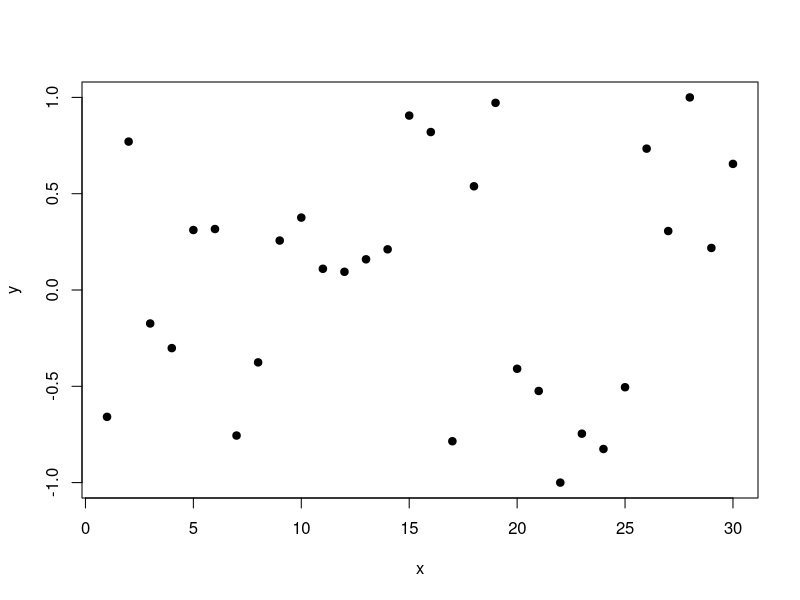
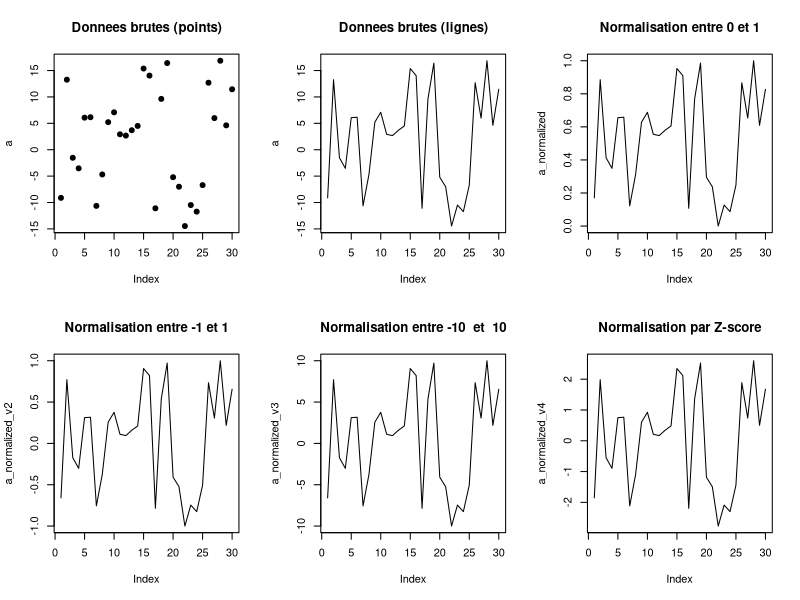
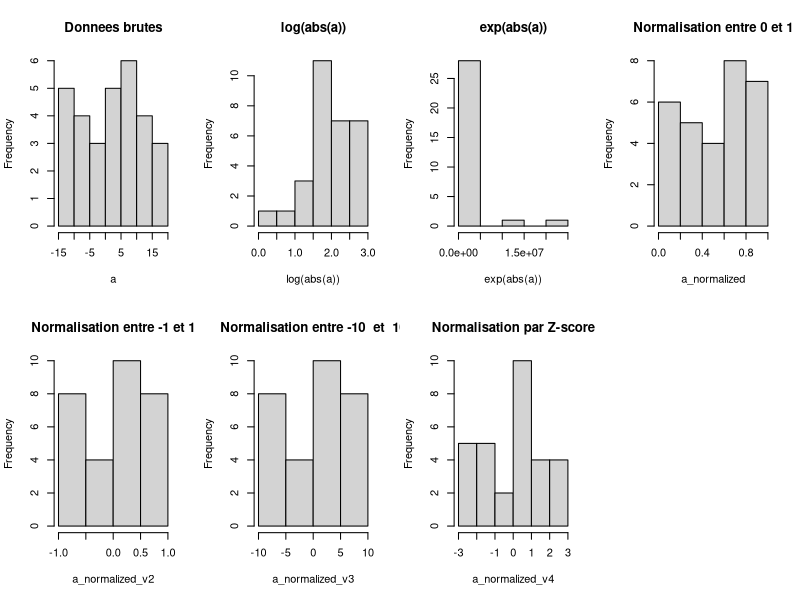
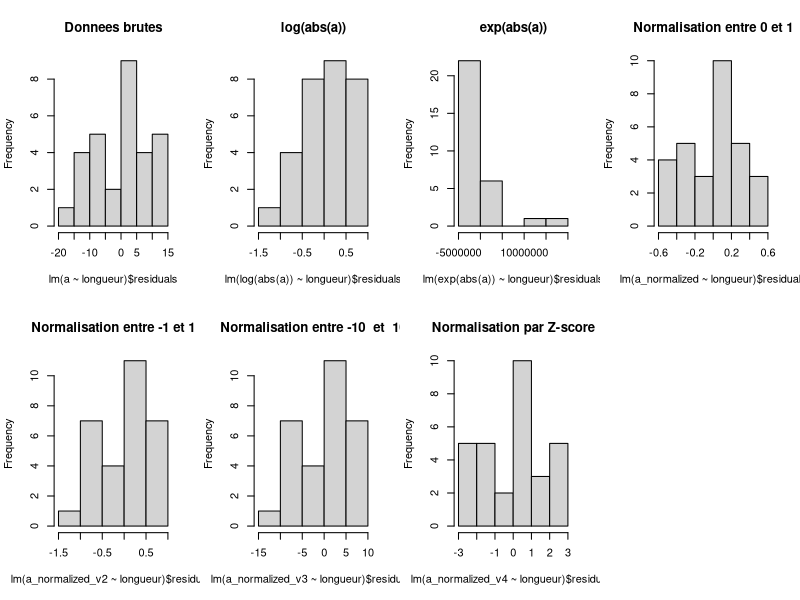
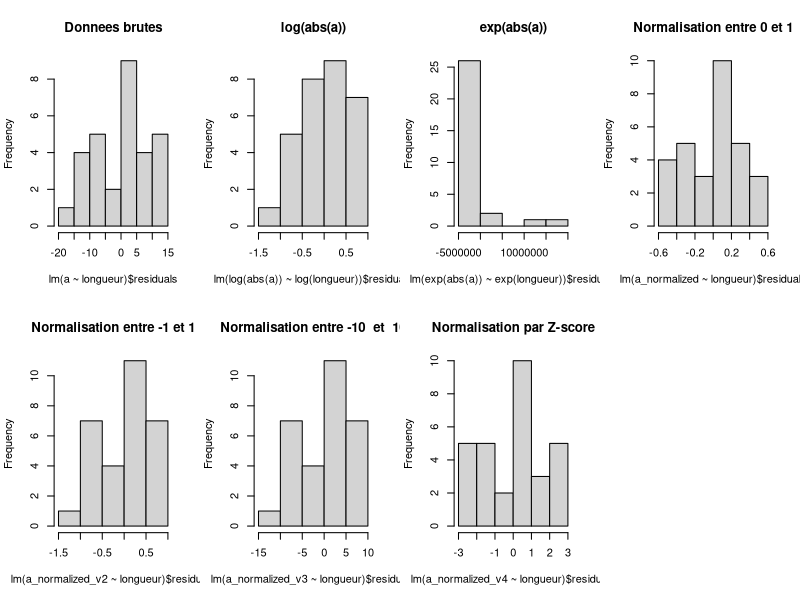

Write the R code that produced these figures, in order.
# By Ludovic G.

###=========================================###
### Techniques de normaliastion de donnees  ###
###=========================================###

#--------------------------------------------------------------
# 1. Simulation de donnees
#--------------------------------------------------------------
set.seed(3)
a = round(runif(30,min = -15, max = 20),4)

# Min & max
min_a = min(a)
max_a = max(a)

print(a)
print(min_a)
print(max_a)

#--------------------------------------------------------------
# 2.1 Normalisation entre 0 et +1
#--------------------------------------------------------------
a_normalized = NA

for(position in 1 : length(a)) {
	
	a_normalized[position] = (a[position] - min_a) / (max_a - min_a)
	
}

#--------------------------------------------------------------
# 2.2 Normalisation entre -1 et +1
#--------------------------------------------------------------
a_normalized_v2 = NA

for(position in 1 : length(a)) {
	
	a_normalized_v2[position] = ( (2*(a[position] - min_a)) / (max_a - min(a))) - 1
	
}

which(a_normalized_v2 == - 1)
which(a_normalized_v2 == 1)
plot(a_normalized_v2, pch = 19,ylab = "y", xlab = "x")

#--------------------------------------------------------------
# 2.3 Noramlisation entre deux bornes que je defini
#--------------------------------------------------------------
borne_inf = -10
borne_sup = +10

min_vecteur = min(a)
max_vecteur = max(a)

fun_normalize = function(input, min_vecteur, borne_inf, max_vecteur, borne_sup) {
	
	if(max_vecteur == min_vecteur) {
		return(borne_inf)
	}
	
	a = (borne_sup - borne_inf) / (max_vecteur - min_vecteur)
	b = borne_inf - a * min_vecteur
	
	valeur_finale = (a * input + b)
	
	return(valeur_finale)
	
}

a_normalized_v3 = NA

for(position in 1 : length(a)) {
	a_normalized_v3[position] = fun_normalize(a[position], min_vecteur, borne_inf, max_vecteur,borne_sup)
}

#--------------------------------------------------------------
# 2.4 Normalisation par Z-score
#--------------------------------------------------------------
# Note : la je fais par rapport a une population de reference
# Mais on peut le faire sur le vecteur etudie directement... Ici, je regarde
# a quel point chacune de mes mesures s'eloigne de ce qui est observe dans la
# population de reference.
# Si je fais un z-score sur un seul vecteur alors c'est juste une maniere de 
# normaliser les donnees.

set.seed(10)
population_reference = round(runif(30,min = -10, max = 15),4)

moyenne_ref = mean(population_reference, na.rm = T)
stdDev_ref = sd(population_reference)

a_normalized_v4 = NA

for(position in 1 : length(a)) {
	a_normalized_v4[position] = (a[position] - moyenne_ref) / (stdDev_ref)
}

#--------------------------------------------------------------
# 3. Resume
#--------------------------------------------------------------
print(a)
print(a_normalized_v2)
print(a_normalized_v3)
print(a_normalized_v4)

# Exploration 1
par(mfrow = c(2,3))
plot(a, pch = 19, main = "Donnees brutes (points)")
plot(a, type = "l", main = "Donnees brutes (lignes)")
plot(a_normalized, pch = 19, type = "l", main = "Normalisation entre 0 et 1")
plot(a_normalized_v2, pch = 19, type = "l", main = "Normalisation entre -1 et 1")
plot(a_normalized_v3, pch = 19, type = "l", main = paste("Normalisation entre", borne_inf," et ", borne_sup))
plot(a_normalized_v4, pch = 19, type = "l", main = "Normalisation par Z-score")

# Exploration 2
par(mfrow = c(2,4))
hist(a, main = "Donnees brutes", col = "lightgray")
hist(log(abs(a)), main = "log(abs(a))", col = "lightgray")
hist(exp(abs(a)), main = "exp(abs(a))", col = "lightgray")
hist(a_normalized, main = "Normalisation entre 0 et 1", col = "lightgray")
hist(a_normalized_v2, main = "Normalisation entre -1 et 1", col = "lightgray")
hist(a_normalized_v3, main = paste("Normalisation entre", borne_inf," et ", borne_sup), col = "lightgray")
hist(a_normalized_v4, main = "Normalisation par Z-score", col = "lightgray")

# Exploration 3
longueur = 1:length(a)
par(mfrow = c(2,4))
hist(lm(a ~ longueur)$residuals, main = "Donnees brutes", col = "lightgray")
hist(lm(log(abs(a))~longueur)$residuals, main = "log(abs(a))", col = "lightgray")
hist(lm(exp(abs(a))~longueur)$residuals, main = "exp(abs(a))", col = "lightgray")
hist(lm(a_normalized ~ longueur)$residuals, main = "Normalisation entre 0 et 1", col = "lightgray")
hist(lm(a_normalized_v2 ~ longueur)$residuals, main = "Normalisation entre -1 et 1", col = "lightgray")
hist(lm(a_normalized_v3 ~ longueur)$residuals, main = paste("Normalisation entre", borne_inf," et ", borne_sup), col = "lightgray")
hist(lm(a_normalized_v4 ~ longueur)$residuals, main = "Normalisation par Z-score", col = "lightgray")

# Exploration 4
longueur = 1:length(a)
par(mfrow = c(2,4))
hist(lm(a ~ longueur)$residuals, main = "Donnees brutes", col = "lightgray")
hist(lm(log(abs(a))~log(longueur))$residuals, main = "log(abs(a))", col = "lightgray")
hist(lm(exp(abs(a))~exp(longueur))$residuals, main = "exp(abs(a))", col = "lightgray")
hist(lm(a_normalized ~ longueur)$residuals, main = "Normalisation entre 0 et 1", col = "lightgray")
hist(lm(a_normalized_v2 ~ longueur)$residuals, main = "Normalisation entre -1 et 1", col = "lightgray")
hist(lm(a_normalized_v3 ~ longueur)$residuals, main = paste("Normalisation entre", borne_inf," et ", borne_sup), col = "lightgray")
hist(lm(a_normalized_v4 ~ longueur)$residuals, main = "Normalisation par Z-score", col = "lightgray")